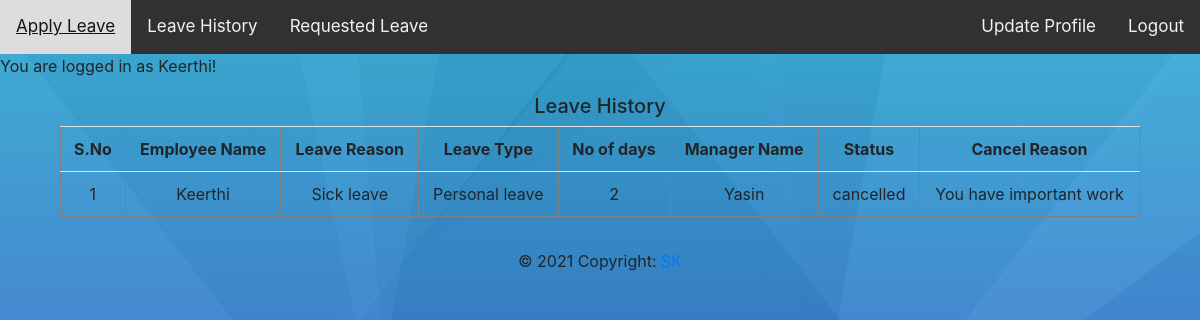
The page /leavehistory/ (signed in) on the database its author committed.
### lms/models.py (models this page shows)
class LeaveRequest(models.Model):
    emp_name = models.ForeignKey(User, on_delete=models.CASCADE)
    leave_reason = models.CharField(max_length=100, help_text='What is the reason for your leave?')
    leave_type = models.CharField(max_length=20, choices=LEAVE_TYPE)
    from_date = models.DateTimeField(default=datetime.datetime.now)
    to_date = models.DateTimeField(default=datetime.datetime.now)
    no_of_days = models.IntegerField(default=1)
    cancel_reason = models.CharField(max_length=100, help_text='What is the reason for cancelling leave?', default='None')
    manager_name = models.CharField(max_length=50, choices=MANAGER)
    status = models.CharField(max_length=100, default='requested')

### user/models.py (models this page shows)
class UserProfile(models.Model):
    user = models.ForeignKey(User, on_delete=models.CASCADE)
    leave_days = models.CharField(max_length=20, choices=ELIGIBLE_LEAVE, default='-')
    gender = models.CharField(max_length=20, choices=GENDER)
    manager_name = models.CharField(max_length=50, choices=MANAGER, default='-')
    domain = models.CharField(max_length=30)
    group = models.CharField(max_length=20, choices=GROUP, default='-')
    bio = models.CharField(max_length=1000)

### lms/views.py (the view)
# urls.py: path('leavehistory/', views.leave_status, name='leavestatus'),
@login_required(login_url='/splogin')
def leave_status(request):
    header = 'Leave History'
    current_user = request.user
    id = request.user.id
    manager = UserProfile.objects.get(user_id=id)
    manager_name = manager.manager_name
    approve = LeaveRequest.objects.filter((Q(status='approved') | Q(status='cancelled')), emp_name=request.user)
    return render(request, 'leavehistory.html', {'approve':approve, 'current_user':current_user, 'header':header, 'manager_name':manager_name})

### lms/templates/leavehistory.html (shortened to what this page needs)
<html>
    <head>
        <link rel='stylesheet' href='../static/style.css'>
        <link rel="stylesheet" href="https://maxcdn.bootstrapcdn.com/bootstrap/4.4.1/css/bootstrap.min.css">
    </head>
    <body>
        <nav class='topnav'>
            <a href='/apply'>Apply Leave</a>
            <a href='/leavehistory'>Leave History</a>
            <a href='/leavedetails'>Requested Leave</a>
            <span class="topnav-right">
                <a href='/updateemp'>Update Profile</a>
                <a href='/splogout'>Logout</a>
            </span>
        </nav>
        <p> You are logged in as {{current_user.username}}! </p>
        <div>
            <center><h5><caption>{{header}}</caption></h5>
            <table class='table table-hover' border='1' style='width:90%; text-align:center;'>
                <tr>
                    <th>S.No</th>
                    <th>Employee Name</th>
                    <th>Leave Reason</th>
                    <th>Leave Type</th>
                    <th>No of days</th>
                    <th>Manager Name</th>
                    <th>Status</th>
                    <th>Cancel Reason</th>
                </tr>
                {% if approve %}
                    {% for i in approve %}
                        <tr>
                            <td>{{ forloop.counter }}</td>
                            <td>{{i.emp_name}}</td>
                            <td>{{i.leave_reason}}</td>
                            <td>{{i.leave_type}}</td>
                            <td>{{i.no_of_days}}</td>
                            <td>{{manager_name}}</td>
                            <td>{{i.status}}</td>
                            <td>{{i.cancel_reason}}</td>
                        </tr>
                    {% endfor %}
                {% else %}
                    <tr>
                        <td colspan='8'>No results found</td>
                    </tr>
                {% endif %}
            </table> </center>
        </div>
        <footer class="">
            <div class="footer-copyright text-center py-3">&copy 2021 Copyright:
                <a href="#">SK</a>
            </div>
        </footer>
    </body>
</html>

### lms/static/style.css (style rules this page uses)
body { background-image: linear-gradient(52deg, rgba(163, 163, 163, 0.09) 0%, rgba(163, 163, 163, 0.09) 33.3%,rgba(100, 100, 100, 0.09) 33.3%, rgba(100, 100, 100, 0.09) 66.6%,rgba(162, 162, 162, 0.09) 66.6%, rgba(162, 162, 162, 0.09) 99%),linear-gradient(258deg, rgba(193, 193, 193, 0.06) 0%, rgba(193, 193, 193, 0.06) 33.3%,rgba(169, 169, 169, 0.06) 33.3%, rgba(169, 169, 169, 0.06) 66.6%,rgba(92, 92, 92, 0.06) 66.6%, rgba(92, 92, 92, 0.06) 99%),linear-gradient(129deg, rgba(45, 45, 45, 0.03) 0%, rgba(45, 45, 45, 0.03) 33.3%,rgba(223, 223, 223, 0.03) 33.3%, rgba(223, 223, 223, 0.03) 66.6%,rgba(173, 173, 173, 0.03) 66.6%, rgba(173, 173, 173, 0.03) 99%),linear-gradient(280deg, rgba(226, 226, 226, 0.06) 0%, rgba(226, 226, 226, 0.06) 33.3%,rgba(81, 81, 81, 0.06) 33.3%, rgba(81, 81, 81, 0.06) 66.6%,rgba(186, 186, 186, 0.06) 66.6%, rgba(186, 186, 186, 0.06) 99%),linear-gradient(85deg, rgba(225, 225, 225, 0.04) 0%, rgba(225, 225, 225, 0.04) 33.3%,rgba(95, 95, 95, 0.04) 33.3%, rgba(95, 95, 95, 0.04) 66.6%,rgba(39, 39, 39, 0.04) 66.6%, rgba(39, 39, 39, 0.04) 99%),linear-gradient(128deg, rgba(184, 184, 184, 0.06) 0%, rgba(184, 184, 184, 0.06) 33.3%,rgba(0, 0, 0, 0.06) 33.3%, rgba(0, 0, 0, 0.06) 66.6%,rgba(140, 140, 140, 0.06) 66.6%, rgba(140, 140, 140, 0.06) 99.89999999999999%),linear-gradient(323deg, rgba(40, 40, 40, 0.07) 0%, rgba(40, 40, 40, 0.07) 33.3%,rgba(214, 214, 214, 0.07) 33.3%, rgba(214, 214, 214, 0.07) 66.6%,rgba(190, 190, 190, 0.07) 66.6%, rgba(190, 190, 190, 0.07) 99.89999999999999%),linear-gradient(61deg, rgba(230, 230, 230, 0) 0%, rgba(230, 230, 230, 0) 33.3%,rgba(241, 241, 241, 0) 33.3%, rgba(241, 241, 241, 0) 66.6%,rgba(55, 55, 55, 0) 66.6%, rgba(55, 55, 55, 0) 99%),linear-gradient(0deg, #2625e3,#0bbaef); }
.topnav { overflow: hidden; background-color: rgb(49, 49, 49); }
.topnav a { float: left; color: #f2f2f2; text-align: center; padding: 14px 16px; text-decoration: none; font-size: 17px; }
.topnav-right { float: right; }

### rows shown on the page
LeaveRequest: emp_name "Keerthi", leave_reason "Sick leave", leave_type "Personal leave", no_of_days "2", status "cancelled", cancel_reason "You have important work"
UserProfile: manager_name "Yasin"

### other values the page prints
{{ current_user.username }} "Keerthi"
{{ header }} "Leave History"
